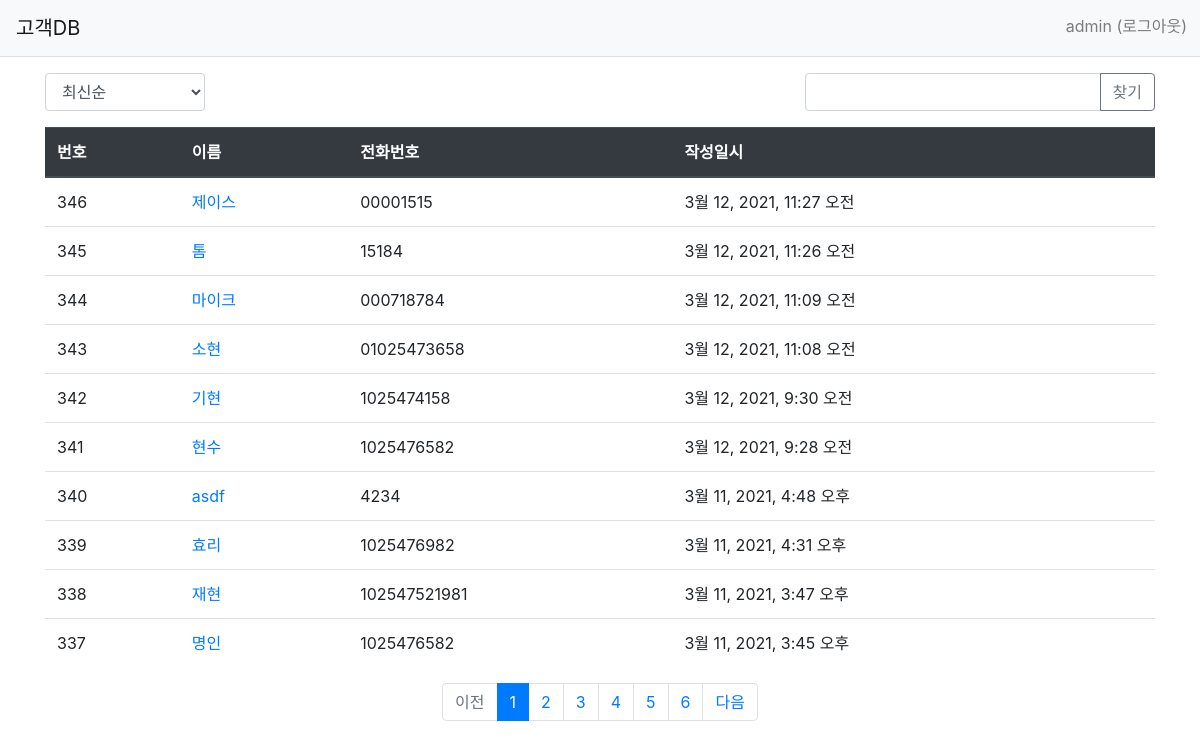
The page /main/ (signed in) on the database its author committed.
### main/models.py (models this page shows, shortened)
class Info(models.Model):
    name = models.CharField(max_length=50, blank=False)
    ph = models.CharField(max_length=20, blank=False)
    message = models.TextField(blank=True)
    create_date = models.DateTimeField()
    agree = models.CharField(max_length=10, blank=False)

### main/views.py (the view, shortened to what this page needs)
# urls.py: path('', views.index, name='index'),  # '/' 에 해당되는 path
@login_required(login_url='common:login')
@permission_required('main.view_info', login_url='common:login', raise_exception=False)
def index(request):
    page = request.GET.get('page', '1')  # 페이지
    kw = request.GET.get('kw', '')  # 검색어
    so = request.GET.get('so', 'recent')  # 정렬기준
    if so == 'popular':
        info_list = Info.objects.annotate(num_answer=Count('answer')).order_by('-num_answer', '-create_date')
    elif so == 'me':
        info_list = Info.objects.annotate(num_answer=Count('answer')).filter(num_answer=0).order_by('-create_date')
    else:  # recent
        info_list = Info.objects.order_by('-create_date')
    paginator = Paginator(info_list, 10)  # 페이지당 10개씩 보여주기
    page_obj = paginator.get_page(page)
    context = {'info_list': page_obj, 'page': page, 'kw': kw, 'so': so}  # page, kw, so가 추가되었다.
    return render(request, 'main/info_list.html', context)

### main/templatetags/main_filter.py (called while the page is built)
@register.filter
def sub(value, arg):
    return value - arg

### templates/main/info_list.html (shortened to what this page needs)
{% extends 'base.html' %}
{% load main_filter %}
{% block content %}
<div class="container my-3">
      <div class="row justify-content-between my-3">
        <div class="col-2">
            <select class="form-control so">
                <option value="recent" {% if so == 'recent' %}selected{% endif %}>최신순</option>
            </select>
        </div>
        <div class="col-4 input-group">
            <input type="text" class="form-control kw" value="{{ kw|default_if_none:'' }}">
            <div class="input-group-append">
                <button class="btn btn-outline-secondary" type="button" id="btn_search">찾기</button>
            </div>
        </div>
    </div>
    <table class="table">
        <thead>
        <tr class="thead-dark">
            <th>번호</th>
            <th>이름</th>
            <th>전화번호</th>
            <th>작성일시</th>
        </tr>
        </thead>
        <tbody>
        {% if info_list %}
        {% for info in info_list %}
        <tr>
            <td>
                {{ info_list.paginator.count|sub:info_list.start_index|sub:forloop.counter0|add:1 }}
            </td>
            <td>
                <a href="{% url 'main:detail' info.id %}">{{ info.name }}</a>
            </td>
            <td>{{ info.ph }}</td>
            <td>{{ info.create_date }}</td>
        </tr>
        {% endfor %}
        {% else %}
        <tr>
            <td colspan="3">정보가 없습니다.</td>
        </tr>
        {% endif %}
        </tbody>
    </table>
    <ul class="pagination justify-content-center">
        {% if info_list.has_previous %}
        <li class="page-item">
            <a class="page-link" data-page="{{ info_list.previous_page_number }}" href="#">이전</a>
        </li>
        {% else %}
        <li class="page-item disabled">
            <a class="page-link" tabindex="-1" aria-disabled="true" href="#">이전</a>
        </li>
        {% endif %}
        {% for page_number in info_list.paginator.page_range %}
        {% if page_number >= info_list.number|add:-5 and page_number <= info_list.number|add:5 %}
            {% if page_number == info_list.number %}
            <li class="page-item active" aria-current="page">
                <a class="page-link" data-page="{{ page_number }}" href="#">{{ page_number }}</a>
            </li>
            {% else %}
            <li class="page-item">
                <a class="page-link" data-page="{{ page_number }}" href="#">{{ page_number }}</a>
            </li>
            {% endif %}
        {% endif %}
        {% endfor %}
        {% if info_list.has_next %}
        <li class="page-item">
            <a class="page-link" data-page="{{ info_list.next_page_number }}" href="#">다음</a>
        </li>
        {% else %}
        <li class="page-item disabled">
            <a class="page-link" tabindex="-1" aria-disabled="true" href="#">다음</a>
        </li>
        {% endif %}
    </ul>
</div>
{% endblock %}

### templates/navbar.html (shortened to what this page needs)
<nav class="navbar navbar-expand-lg navbar-light bg-light border-bottom">
    <a class="navbar-brand" href="{% url 'main:index' %}">고객DB</a>
    <div class="collapse navbar-collapse flex-grow-0" id="navbarNav" style="position: absolute; right: 5px; bottom: 10px;">
        <ul class="navbar-nav">
            <li class="nav-item">
                {% if user.is_authenticated %}
                <a class="nav-link" href="{% url 'common:logout' %}">{{ user.username }} (로그아웃)</a>
                {% else %}
                <a class="nav-link" href="{% url 'common:login' %}">로그인</a>
                {% endif %}
            </li>
        </ul>
    </div>
</nav>

### rows shown on the page
Info: paginator.count|sub "346", name "제이스", ph "00001515", create_date "3월 12, 2021, 11:27 오전"
Info: paginator.count|sub "345", name "톰", ph "15184", create_date "3월 12, 2021, 11:26 오전"
Info: paginator.count|sub "344", name "마이크", ph "000718784", create_date "3월 12, 2021, 11:09 오전"
Info: paginator.count|sub "343", name "소현", ph "01025473658", create_date "3월 12, 2021, 11:08 오전"
Info: paginator.count|sub "342", name "기현", ph "1025474158", create_date "3월 12, 2021, 9:30 오전"
Info: paginator.count|sub "341", name "현수", ph "1025476582", create_date "3월 12, 2021, 9:28 오전"
Info: paginator.count|sub "340", name "asdf", ph "4234", create_date "3월 11, 2021, 4:48 오후"
Info: paginator.count|sub "339", name "효리", ph "1025476982", create_date "3월 11, 2021, 4:31 오후"
Info: paginator.count|sub "338", name "재현", ph "102547521981", create_date "3월 11, 2021, 3:47 오후"
Info: paginator.count|sub "337", name "명인", ph "1025476582", create_date "3월 11, 2021, 3:45 오후"

### other values the page prints
{{ user.username }} "admin"
{{ page_number }} "1"
{{ page_number }} "2" "3" "4" "5" "6"
